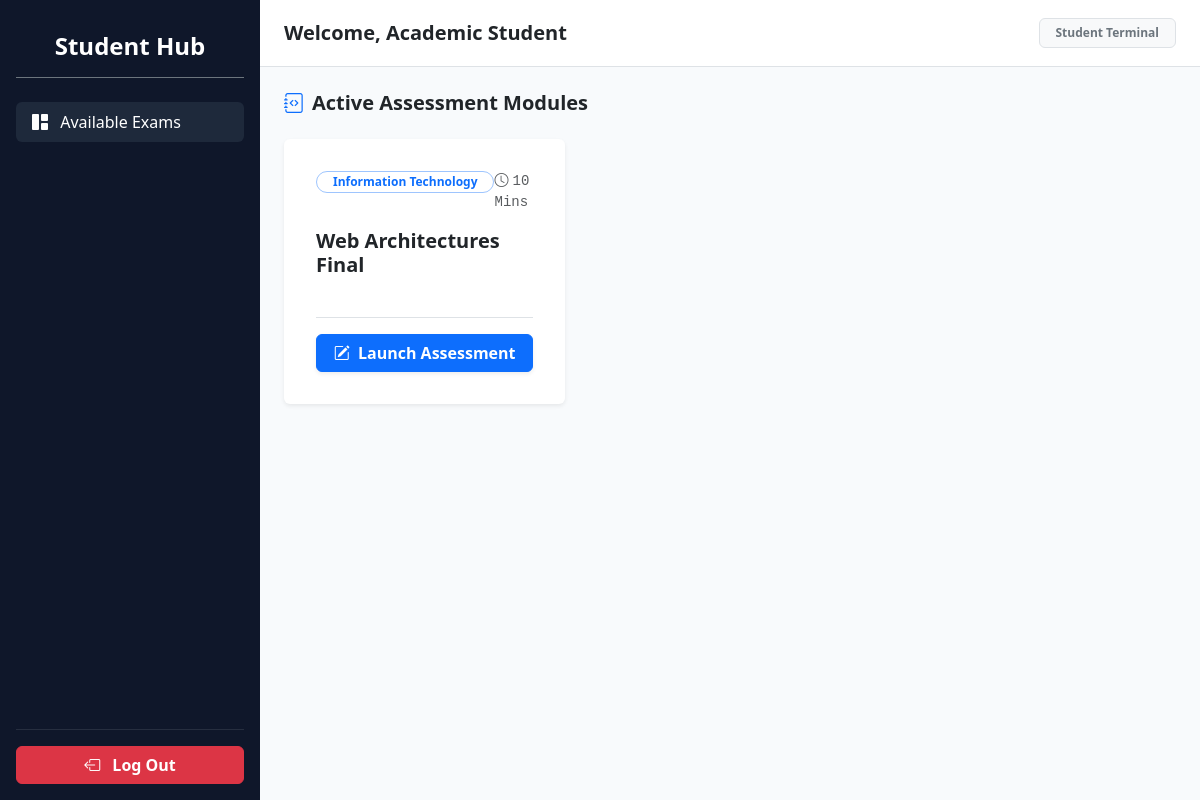
Screenshot of /student_dashboard.php (signed in) with the database file from the repository.
### tables this page shows
CREATE TABLE exams (
    id INT AUTO_INCREMENT PRIMARY KEY,
    subject_id INT NOT NULL,
    title VARCHAR(150) NOT NULL,
    duration INT NOT NULL,  
    pass_percentage DECIMAL(5,2) DEFAULT 50.00,
    negative_marking DECIMAL(3,2) DEFAULT 0.00,  
    is_active TINYINT(1) DEFAULT 1,
    created_by INT NOT NULL,
    FOREIGN KEY (subject_id) REFERENCES subjects(id) ON DELETE CASCADE,
    FOREIGN KEY (created_by) REFERENCES users(id) ON DELETE CASCADE
);

CREATE TABLE subjects (
    id INT AUTO_INCREMENT PRIMARY KEY,
    subject_name VARCHAR(100) NOT NULL UNIQUE
);

### student_dashboard.php (the view, shortened to what this page needs)
<?php
require_once './db.php';
$student_name = $_SESSION['fullname'] ?? 'Student Member';
try {
    $exams_query = "
        SELECT e.id AS exam_id, e.title, e.duration, s.subject_name
        FROM exams e
        JOIN subjects s ON e.subject_id = s.id
        WHERE e.is_active = 1
        ORDER BY e.id DESC
    ";
    $exams_stmt = $pdo->query($exams_query);
    $active_exams = $exams_stmt->fetchAll();
    $completed_attempts = [];
} catch (PDOException $e) {
    die("🚨 Telemetry Mapping Link Interrupted: Database processing failure: " . $e->getMessage());
}
?>
<!DOCTYPE html>
<html lang="en">
<head>
    <link href="https://cdn.jsdelivr.net/npm/bootstrap@5.3.0/dist/css/bootstrap.min.css" rel="stylesheet">
    <link href="https://cdn.jsdelivr.net/npm/bootstrap-icons@1.10.0/font/bootstrap-icons.css" rel="stylesheet">
</head>
<body>
<div class="d-flex">
    <div class="sidebar p-3 d-flex flex-column">
        <h4 class="text-center py-3 border-bottom border-secondary mb-4 fw-bold">Student Hub</h4>
        <ul class="nav nav-pills flex-column mb-auto gap-1">
            <li><a href="student_dashboard.php" class="nav-link active"><i class="bi bi-grid-1x2-fill me-2"></i> Available Exams</a></li>
        </ul>
        <hr class="border-secondary">
        <a href="./logout.php" class="btn btn-danger w-100 fw-bold"><i class="bi bi-box-arrow-left me-2"></i> Log Out</a>
    </div>
    <div class="w-100">
        <nav class="navbar navbar-expand navbar-white bg-white border-bottom px-4 py-3 sticky-top">
            <div class="container-fluid p-0">
                <span class="navbar-brand mb-0 h5 text-dark fw-bold">Welcome, <?= htmlspecialchars($student_name) ?></span>
                <span class="badge bg-light text-secondary border px-3 py-2 fw-semibold">Student Terminal</span>
            </div>
        </nav>
        <div class="container-fluid p-4">
            <h5 class="fw-bold text-dark mb-4"><i class="bi bi-journal-code text-primary me-2"></i>Active Assessment Modules</h5>
            <?php if (empty($active_exams)): ?>
                <div class="card text-center p-5 border-0 shadow-sm bg-white">
                    <div class="card-body">
                        <i class="bi bi-calendar-x fs-1 text-black-50 d-block mb-3"></i>
                        <h5 class="fw-bold text-dark">No Assessments Available</h5>
                        <p class="text-muted mb-0">There are no live exams published for your dashboard at this time. Check back later.</p>
                    </div>
                </div>
            <?php else: ?>
                <div class="row g-4">
                    <?php foreach ($active_exams as $exam):
                        $e_id = $exam['exam_id'];
                        $is_completed = isset($completed_attempts[$e_id]);
                    ?>
                        <div class="col-md-6 col-lg-4">
                            <div class="card exam-card h-100 shadow-sm p-3 bg-white">
                                <div class="card-body d-flex flex-column justify-content-between">
                                    <div>
                                        <div class="d-flex justify-content-between align-items-start mb-3">
                                            <span class="badge bg-primary-subtext text-primary border border-primary-subtle rounded-pill px-3 py-1 small fw-bold">
                                                <?= htmlspecialchars($exam['subject_name']) ?>
                                            </span>
                                            <small class="text-muted font-monospace"><i class="bi bi-clock me-1"></i><?= $exam['duration'] ?> Mins</small>
                                        </div>
                                        <h5 class="card-title fw-bold text-dark mb-3"><?= htmlspecialchars($exam['title']) ?></h5>
                                    </div>
                                    <div class="mt-4 pt-3 border-top">
                                        <?php if ($is_completed):
                                            $attempt = $completed_attempts[$e_id];
                                            $pct = $attempt['total_questions'] > 0 ? round(($attempt['score'] / $attempt['total_questions']) * 100, 1) : 0;
                                        ?>
                                            <div class="d-flex align-items-center justify-content-between bg-light p-2 rounded">
                                                <span class="small fw-bold text-success"><i class="bi bi-check-circle-fill me-1"></i> Completed</span>
                                                <span class="badge bg-success font-monospace p-2">Score: <?= $pct ?>%</span>
                                            </div>
                                            <button class="btn btn-sm btn-secondary w-100 mt-2 card-link" disabled>Locked Matrix</button>
                                        <?php else: ?>
                                            <a href="take_exam.php?id=<?= $e_id ?>" class="btn btn-primary w-100 fw-bold shadow-sm" onclick="return confirm('Initiate active testing window sequence? Your timer begins instantly.');">
                                                <i class="bi bi-pencil-square me-1"></i> Launch Assessment
                                            </a>
                                        <?php endif; ?>
                                    </div>
                                </div>
                            </div>
                        </div>
                    <?php endforeach; ?>
                </div>
            <?php endif; ?>
        </div>
    </div>
</div>
</body>
</html>

### student_dashboard.php (style rules this page uses)
body { background-color: #f8fafc; }
.sidebar { min-width: 260px; max-width: 260px; background: #0f172a; min-height: 100vh; color: #fff; }
.sidebar .nav-link { color: #94a3b8; font-weight: 500; }
.sidebar .nav-link:hover, .sidebar .nav-link.active { color: #fff; background: #1e293b; border-radius: 6px; }
.exam-card { border: none; transition: transform 0.2s, box-shadow 0.2s; }

### rows the page displays
exams: subject.subject_name "Information Technology", duration "10", title "Web Architectures Final"

### other values shown
$student_name "Academic Student"
